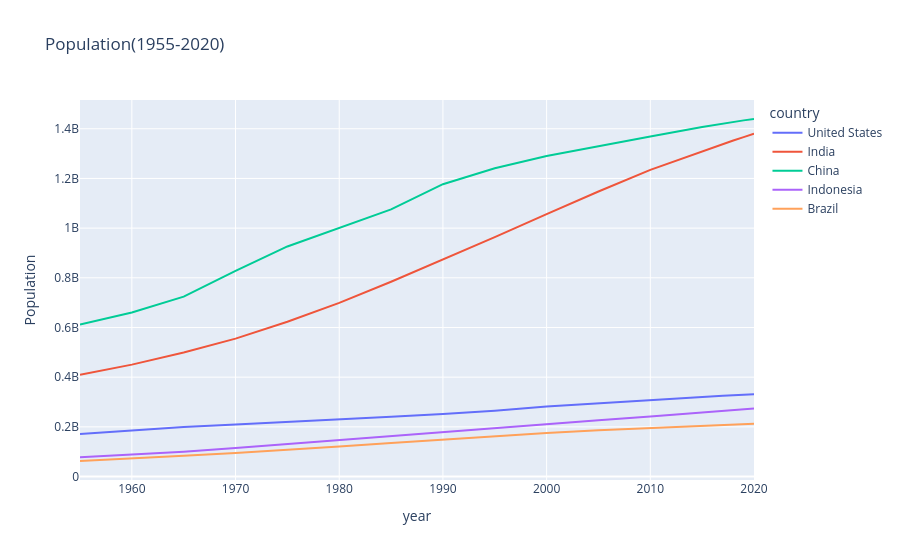

The notebook cell this image was saved under:
### Markdown cell above
## 1. Interactive Lineplot

### Code cell
import numpy as np

px.line(df_pivot, title='Population(1955-2020)', labels={'x': 'Years', 'value': 'Population'} )

### Figure 1 — Plotly figure (JSON) as saved in the notebook; plotly's stock layout.template omitted (floating-point values rounded to 4 significant figures)
{"data": [{"hovertemplate": "country=United States<br>year=%{x}<br>Population=%{y}<extra></extra>", "legendgroup": "United States", "line": {"color": "#636efa", "dash": "solid"}, "marker": {"symbol": "circle"}, "mode": "lines", "name": "United States", "orientation": "v", "showlegend": true, "type": "scatter", "x": [1955.0, 1960.0, 1965.0, 1970.0, 1975.0, 1980.0, 1985.0, 1990.0, 1995.0, 2000.0, 2005.0, 2010.0, 2015.0, 2016.0, 2017.0, 2018.0, 2019.0, 2020.0], "xaxis": "x", "y": [171700000.0, 186700000.0, 199700000.0, 209500000.0, 219100000.0, 229500000.0, 240500000.0, 252100000.0, 265200000.0, 281700000.0, 295000000.0, 309000000.0, 320900000.0, 323000000.0, 325100000.0, 327100000.0, 329100000.0, 331000000.0], "yaxis": "y"}, {"hovertemplate": "country=India<br>year=%{x}<br>Population=%{y}<extra></extra>", "legendgroup": "India", "line": {"color": "#EF553B", "dash": "solid"}, "marker": {"symbol": "circle"}, "mode": "lines", "name": "India", "orientation": "v", "showlegend": true, "type": "scatter", "x": [1955.0, 1960.0, 1965.0, 1970.0, 1975.0, 1980.0, 1985.0, 1990.0, 1995.0, 2000.0, 2005.0, 2010.0, 2015.0, 2016.0, 2017.0, 2018.0, 2019.0, 2020.0], "xaxis": "x", "y": [409900000.0, 450500000.0, 499100000.0, 555200000.0, 623100000.0, 699000000.0, 784400000.0, 873300000.0, 963900000.0, 1057000000.0, 1148000000.0, 1234000000.0, 1310000000.0, 1325000000.0, 1339000000.0, 1353000000.0, 1366000000.0, 1380000000.0], "yaxis": "y"}, {"hovertemplate": "country=China<br>year=%{x}<br>Population=%{y}<extra></extra>", "legendgroup": "China", "line": {"color": "#00cc96", "dash": "solid"}, "marker": {"symbol": "circle"}, "mode": "lines", "name": "China", "orientation": "v", "showlegend": true, "type": "scatter", "x": [1955.0, 1960.0, 1965.0, 1970.0, 1975.0, 1980.0, 1985.0, 1990.0, 1995.0, 2000.0, 2005.0, 2010.0, 2015.0, 2016.0, 2017.0, 2018.0, 2019.0, 2020.0], "xaxis": "x", "y": [612200000.0, 660400000.0, 724200000.0, 827600000.0, 926200000.0, 1000000000.0, 1076000000.0, 1177000000.0, 1241000000.0, 1291000000.0, 1331000000.0, 1369000000.0, 1407000000.0, 1414000000.0, 1421000000.0, 1428000000.0, 1434000000.0, 1439000000.0], "yaxis": "y"}, {"hovertemplate": "country=Indonesia<br>year=%{x}<br>Population=%{y}<extra></extra>", "legendgroup": "Indonesia", "line": {"color": "#ab63fa", "dash": "solid"}, "marker": {"symbol": "circle"}, "mode": "lines", "name": "Indonesia", "orientation": "v", "showlegend": true, "type": "scatter", "x": [1955.0, 1960.0, 1965.0, 1970.0, 1975.0, 1980.0, 1985.0, 1990.0, 1995.0, 2000.0, 2005.0, 2010.0, 2015.0, 2016.0, 2017.0, 2018.0, 2019.0, 2020.0], "xaxis": "x", "y": [77270000.0, 87750000.0, 100300000.0, 114800000.0, 130700000.0, 147400000.0, 165000000.0, 181400000.0, 196900000.0, 211500000.0, 226300000.0, 241800000.0, 258400000.0, 261600000.0, 264700000.0, 267700000.0, 270600000.0, 273500000.0], "yaxis": "y"}, {"hovertemplate": "country=Brazil<br>year=%{x}<br>Population=%{y}<extra></extra>", "legendgroup": "Brazil", "line": {"color": "#FFA15A", "dash": "solid"}, "marker": {"symbol": "circle"}, "mode": "lines", "name": "Brazil", "orientation": "v", "showlegend": true, "type": "scatter", "x": [1955.0, 1960.0, 1965.0, 1970.0, 1975.0, 1980.0, 1985.0, 1990.0, 1995.0, 2000.0, 2005.0, 2010.0, 2015.0, 2016.0, 2017.0, 2018.0, 2019.0, 2020.0], "xaxis": "x", "y": [62530000.0, 72180000.0, 83370000.0, 95110000.0, 107200000.0, 120700000.0, 135300000.0, 149000000.0, 162000000.0, 174800000.0, 186100000.0, 195700000.0, 204500000.0, 206200000.0, 207800000.0, 209500000.0, 211000000.0, 212600000.0], "yaxis": "y"}], "layout": {"legend": {"title": {"text": "country"}, "tracegroupgap": 0}, "title": {"text": "Population(1955-2020)"}, "xaxis": {"anchor": "y", "domain": [0, 1], "title": {"text": "year"}}, "yaxis": {"anchor": "x", "domain": [0, 1], "title": {"text": "Population"}}}}
